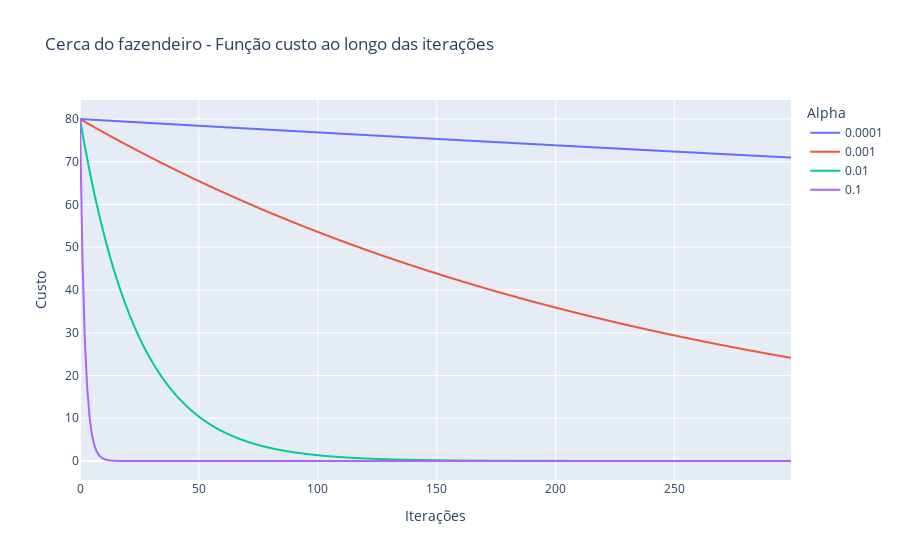

Notebook code for this chart:
### Markdown cell above
## **Questão 4a** - Cerca do fazendeiro

Foram utilizados os valores de $\alpha$ de $10^{n}$, sendo $n = [-4, -3, -2, -1]$. Com os valores de alpha acima de $1$, foi notada uma divergência tão acentuada a ponto de afetar a representação do gráfico da função custo; por tanto, utilizaremos para comparação apenas os valores que demonstram convergência com o passar das iterações.

O algoritmo foi rodado por 300 iterações com a mesma inicialização de variáveis para cada valor de $\alpha$.

Abaixo, está a implementação de código para a otimização do problema da cerca do fazendeiro mediante algoritmo do gradiente.

### Code cell
#Função do cálculo do gradiente
def gradientArea(x, alpha):
    cost_prox = -4*x + 80
    x_prox = x + (alpha * cost_prox)
    y_prox = 80 - (2*x_prox)
    return x_prox, y_prox, cost_prox

#Variáveis de controle dos valores de alpha
min_exp = -4
max_exp = -1

#Variáveis para composição do dataframe
df_fazendeiro = pd.DataFrame()
column_names = []

#Processo iterativo de treinamento
for j in range(min_exp, max_exp + 1):
    x = 0.0
    y = 80.0 
    cost = 0.0   
    iter = np.empty(0)
    cost_array = np.empty(0)
    for i in range(0, 300):
        x, y, cost = gradientArea(x, 10**j)
        iter = np.append(iter, i)
        cost_array = np.append(cost_array, cost)
    if(j == min_exp):
        df_fazendeiro['Iteração'] = iter
    name = str(10**j)
    column_names.append(name)
    df_fazendeiro[name] = cost_array

#Exibição do gráfico
fig = px.line(df_fazendeiro, x="Iteração", y=column_names, title="Cerca do fazendeiro - Função custo ao longo das iterações")
fig.update_xaxes(title_text='Iterações')
fig.update_yaxes(title_text='Custo')
fig.update_layout(legend_title_text='Alpha')
fig.show()

### Figure 1 — Plotly figure (JSON) as saved in the notebook; plotly's stock layout.template omitted (floating-point values rounded to 4 significant figures; data arrays with more than 128 entries replaced by an {"elided": "..."} marker saying what was removed)
{"data": [{"hovertemplate": "variable=0.0001<br>Iteração=%{x}<br>value=%{y}<extra></extra>", "legendgroup": "0.0001", "line": {"color": "#636efa", "dash": "solid"}, "marker": {"symbol": "circle"}, "mode": "lines", "name": "0.0001", "showlegend": true, "type": "scattergl", "x": {"elided": "300 int values"}, "xaxis": "x", "y": {"elided": "300 float values"}, "yaxis": "y"}, {"hovertemplate": "variable=0.001<br>Iteração=%{x}<br>value=%{y}<extra></extra>", "legendgroup": "0.001", "line": {"color": "#EF553B", "dash": "solid"}, "marker": {"symbol": "circle"}, "mode": "lines", "name": "0.001", "showlegend": true, "type": "scattergl", "x": {"elided": "300 int values"}, "xaxis": "x", "y": {"elided": "300 float values"}, "yaxis": "y"}, {"hovertemplate": "variable=0.01<br>Iteração=%{x}<br>value=%{y}<extra></extra>", "legendgroup": "0.01", "line": {"color": "#00cc96", "dash": "solid"}, "marker": {"symbol": "circle"}, "mode": "lines", "name": "0.01", "showlegend": true, "type": "scattergl", "x": {"elided": "300 int values"}, "xaxis": "x", "y": {"elided": "300 float values"}, "yaxis": "y"}, {"hovertemplate": "variable=0.1<br>Iteração=%{x}<br>value=%{y}<extra></extra>", "legendgroup": "0.1", "line": {"color": "#ab63fa", "dash": "solid"}, "marker": {"symbol": "circle"}, "mode": "lines", "name": "0.1", "showlegend": true, "type": "scattergl", "x": {"elided": "300 int values"}, "xaxis": "x", "y": {"elided": "300 float values"}, "yaxis": "y"}], "layout": {"legend": {"title": {"text": "Alpha"}, "tracegroupgap": 0}, "title": {"text": "Cerca do fazendeiro - Função custo ao longo das iterações"}, "xaxis": {"anchor": "y", "domain": [0, 1], "title": {"text": "Iterações"}}, "yaxis": {"anchor": "x", "domain": [0, 1], "title": {"text": "Custo"}}}}
